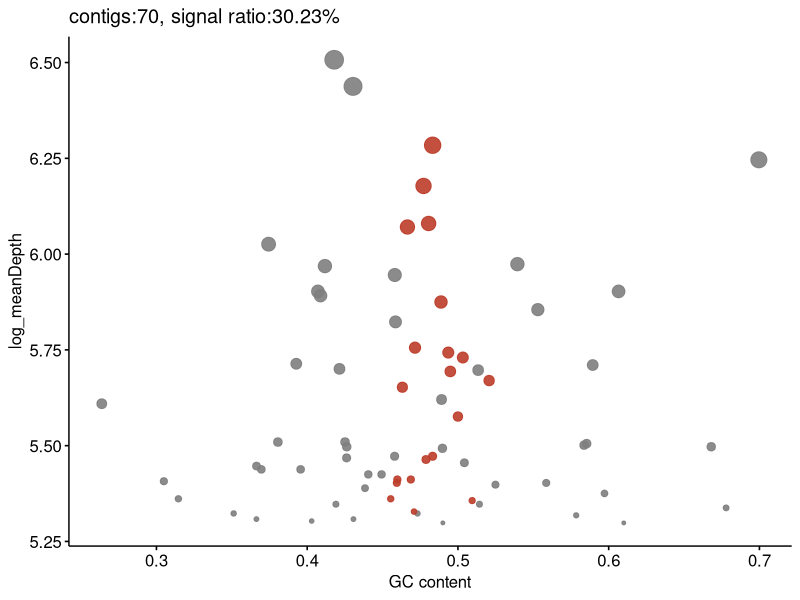
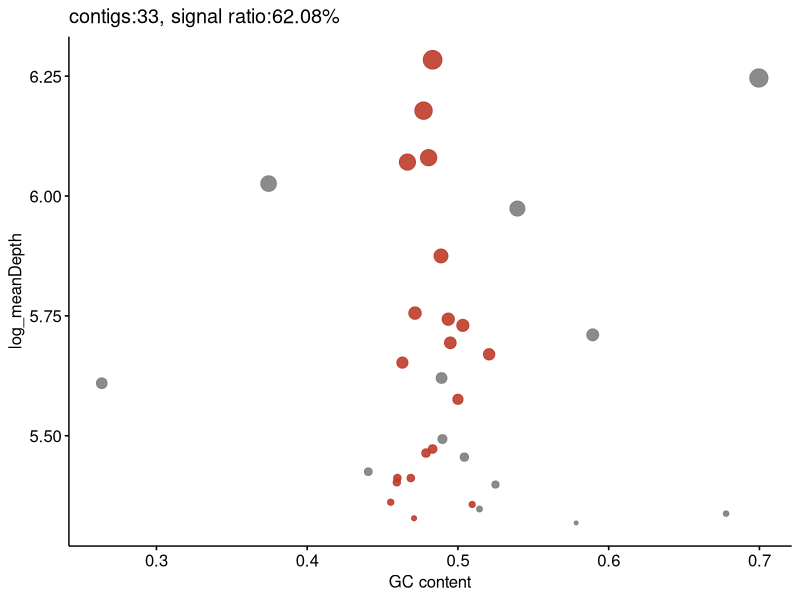
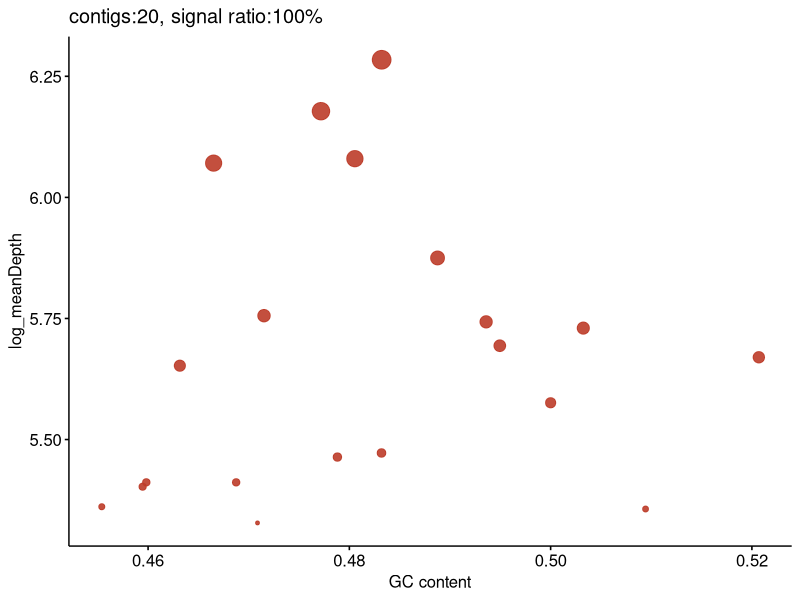
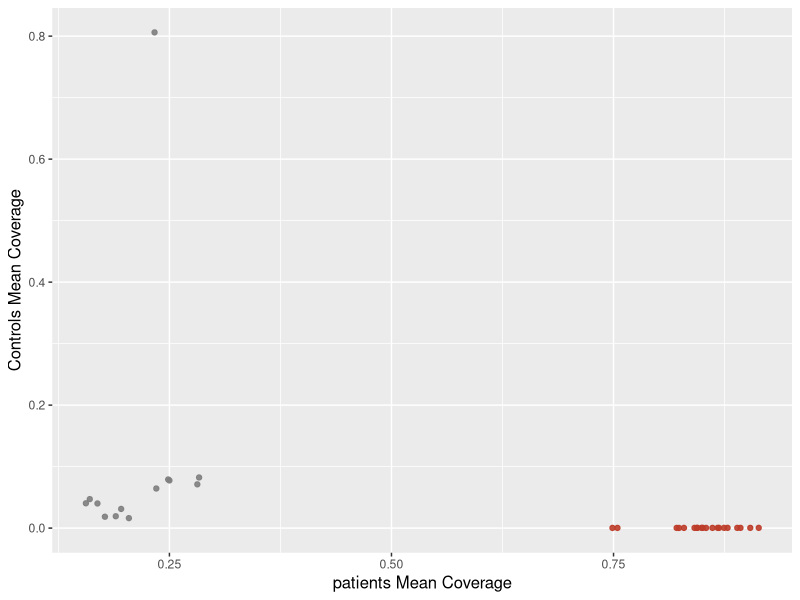
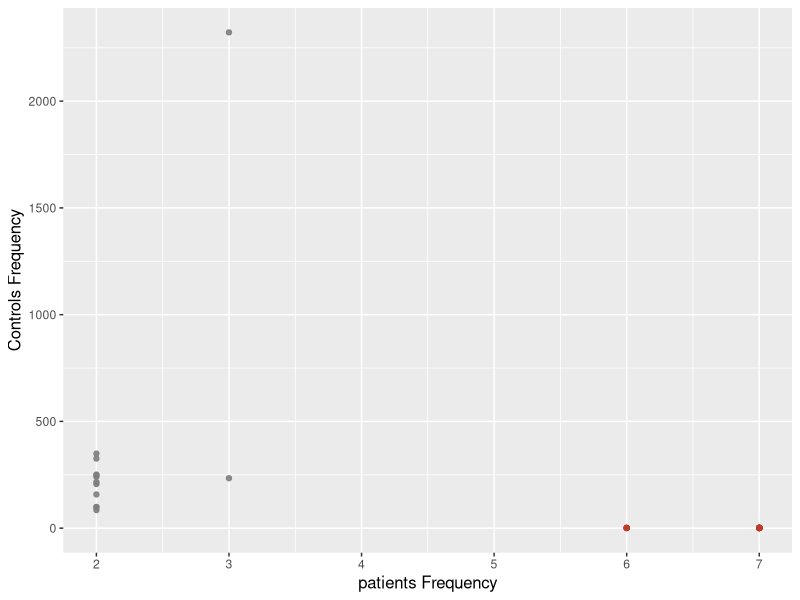
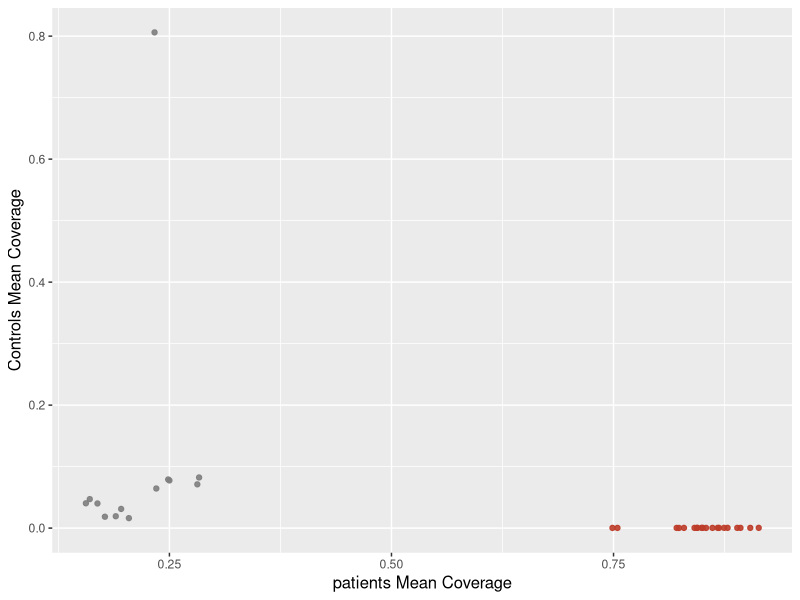
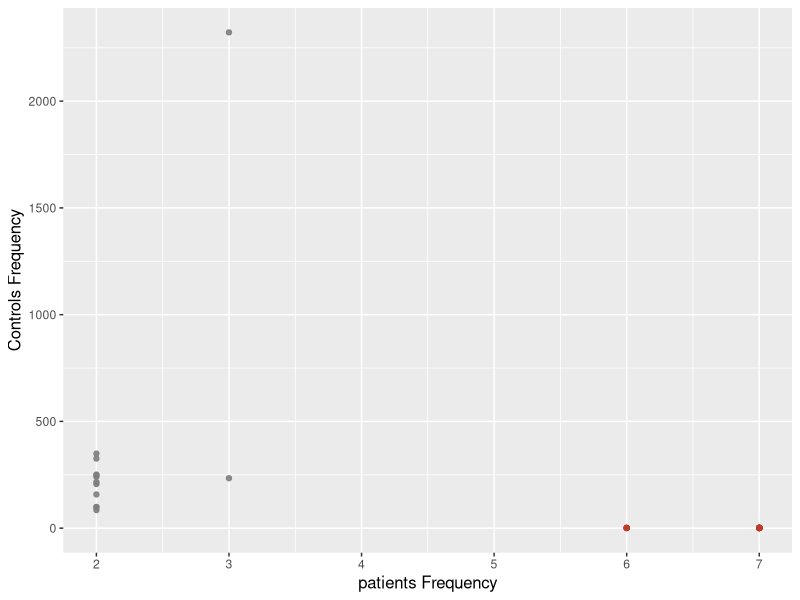
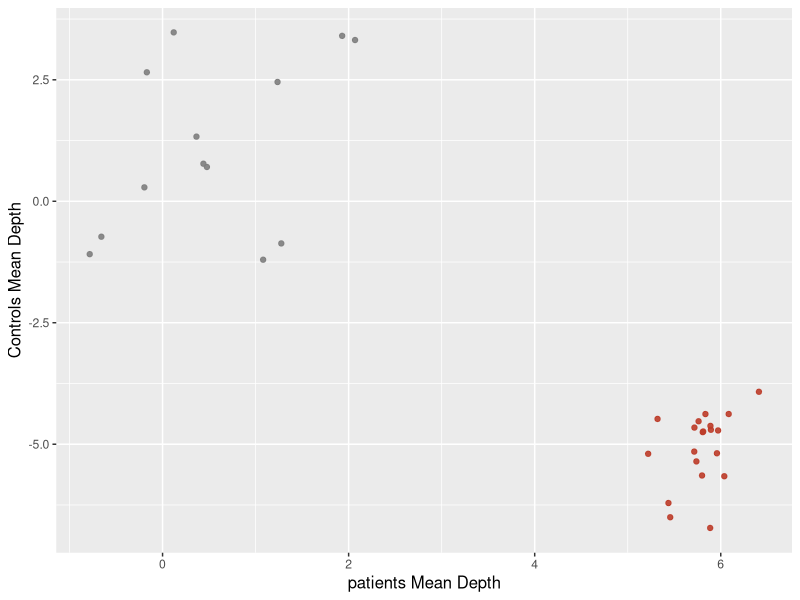

R code for these plots, in order:
library(ggsci)
library(ggpubr)
Main <- read.table("PRJ.13.bny.table.V2.txt",head=T,sep="\t")
Main$log_meanDepth = log(Main$length)
#right
colorsQ = c("grey50",pal_nejm("default")(1))
sr = round(sum(Main[which(Main$annotation=="Y"),]$length)/sum(Main$length)*100,digits=2)
f1_left = ggscatter(Main,"gc","log_meanDepth",xlab="GC content",color="annotation",alpha=I(0.9),legend="none",palette=colorsQ,size="length",title=paste0("contigs:",dim(Main)[1], ", signal ratio:",sr,"%"))

Main_m2 = Main[which(Main$case.fre>=2),]
sr = round(sum(Main_m2[which(Main_m2$annotation=="Y"),]$length)/sum(Main_m2$length)*100,digits=2)
colorsQ_tem = c()
for (j in 1:dim(table(Main_m2$annotation))){
         if (table(Main_m2$annotation)[j] > 0){
         colorsQ_tem = c(colorsQ_tem,colorsQ[j])
         }
}

f1_middle = ggscatter(Main_m2,"gc",xlab="GC content","log_meanDepth",color="annotation",alpha=I(0.9),legend="none",palette=colorsQ_tem,size="length",title=paste0("contigs:",dim(Main_m2)[1],", signal ratio:",sr,"%"))
#
Main_m2_m2 = Main_m2[which(Main_m2$control.fre<=1),]
colorsQ_tem = pal_nejm("default")(1)

sr = round(sum(Main_m2_m2[which(Main_m2_m2$annotation=="Y"),]$length)/sum(Main_m2_m2$length)*100,digits=2)
f1_right = ggscatter(Main_m2_m2,"gc",xlab="GC content","log_meanDepth",color="annotation",alpha=I(0.9),legend="none",palette=colorsQ_tem,size="length",title=paste0("contigs:",dim(Main_m2_m2)[1], ", signal ratio:",sr,"%"))

########################
Main = Main_m2
colorsQ_tem = c()
for (j in 1:dim(table(Main$annotation))){
         if (table(Main$annotation)[j] > 0){
         colorsQ_tem = c(colorsQ_tem,colorsQ[j])
         }
}
p = ggplot(Main, aes(x = case.mean.cov, y = control.mean.cov, color = annotation) )+
	geom_point(size = 1.5, alpha = 0.9) +
	scale_color_manual(values = colorsQ_tem) +
	labs(x = "patients Mean Coverage", y = "Controls Mean Coverage") +
	theme(
		axis.title.x = element_text(size = 12),
		axis.title.y = element_text(size = 12),legend.position="none"
	)
#

p1 = ggplot(Main, aes(x = case.fre, y = control.fre, color = annotation) )+
	geom_point(size = 1.5, alpha = 0.9) +
	scale_color_manual(values = colorsQ_tem) +
	labs(x = "patients Frequency", y = "Controls Frequency") +
	theme(
		axis.title.x = element_text(size = 12),
		axis.title.y = element_text(size = 12),legend.position="none"
	)

p2 = ggplot(Main, aes(x = log(case.mean.depth), y = log(control.mean.depth), color = annotation) )+
	geom_point(size = 1.5, alpha = 0.9) +
	scale_color_manual(values = colorsQ_tem) +
	labs(x = "patients Mean Depth", y = "Controls Mean Depth") +
	theme(
		axis.title.x = element_text(size = 12),
		axis.title.y = element_text(size = 12),legend.position="none"
	)
left  = p
middle = p1
right = p2
